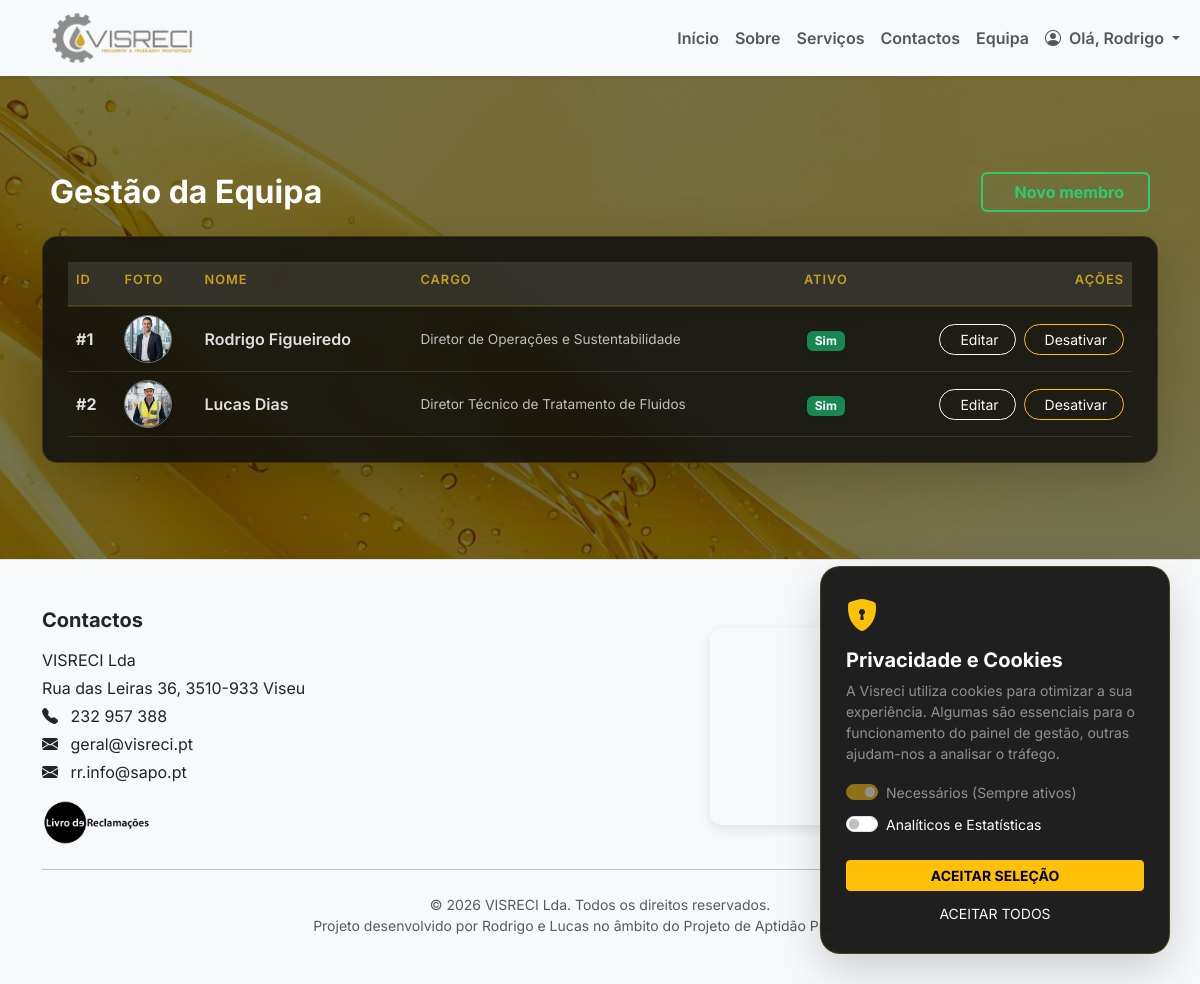
Page /admin/equipa (signed in) on the committed database.
### tables this page shows
CREATE TABLE equipa (id INTEGER PRIMARY KEY AUTOINCREMENT, nome TEXT, cargo TEXT, descricao TEXT, foto TEXT, ativo INTEGER DEFAULT 1, cargo_en TEXT, descricao_en TEXT);

### app.py (the view)
@app.route("/admin/equipa")
@login_required
def admin_equipa():
    conn = get_connection()
    membros = conn.execute("SELECT * FROM equipa ORDER BY id ASC").fetchall()
    conn.close()
    return render_template("admin_equipa.html", membros=membros)

### app.py (called while the page is built)
def get_connection():
    conn = sqlite3.connect("app.db", timeout=30)
    conn.row_factory = sqlite3.Row
    return conn

def login_required(view_func):
    @wraps(view_func)
    def wrapper(*args, **kwargs):
        if "user_id" not in session:
            return redirect(url_for("login"))
        return view_func(*args, **kwargs)
    return wrapper

@app.context_processor
def inject_translations():
    lang = session.get('lang', 'pt')
    return {
        'lang': lang,
        't': TRANSLATIONS.get(lang, TRANSLATIONS['pt'])
    }

### templates/admin_equipa.html (shortened to what this page needs)
{% extends "menu.html" %}
{% block content %}
<section class="py-5 mt-5">
    <div class="container">
        <div class="row align-items-center mb-4 px-2">
            <div class="col-sm-6 text-center text-sm-start">
                <h2 class="text-white fw-bold mb-0">Gestão da Equipa</h2>
            </div>
            <div class="col-sm-6 text-center text-sm-end mt-3 mt-sm-0">
                <a class="btn btn-outline-success border-2 fw-bold px-4" href="{{ url_for('admin_equipa_novo') }}">
                    Novo membro
                </a>
            </div>
        </div>
        <div class="table-glass on-dark p-4 shadow-lg">
            <div class="table-responsive">
                <table class="table align-middle mb-0 text-white">
                    <thead class="text-warning text-uppercase small" style="letter-spacing: 1px;">
                        <tr>
                            <th class="border-0 pb-3">ID</th>
                            <th class="border-0 pb-3">Foto</th>
                            <th class="border-0 pb-3">Nome</th>
                            <th class="border-0 pb-3">Cargo</th>
                            <th class="border-0 pb-3 text-center">Ativo</th>
                            <th class="border-0 pb-3 text-end">Ações</th>
                        </tr>
                    </thead>
                    <tbody>
                        {% if membros and membros|length > 0 %}
                        {% for m in membros %}
                        <tr class="border-bottom border-secondary border-opacity-25">
                            <td class="py-3 fw-bold">#{{ m["id"] }}</td>
                            <td style="width:80px;">
                                {% if m["foto"] %}
                                <img src="{{ url_for('static', filename='uploads/equipa/' + m['foto']) }}"
                                    class="rounded-circle shadow-sm border border-secondary"
                                    style="width:48px; height:48px; object-fit:cover;">
                                {% else %}
                                <div class="bg-secondary rounded-circle d-flex align-items-center justify-content-center"
                                    style="width:48px; height:48px; opacity:0.5;">
                                    <i class="fas fa-user text-white"></i>
                                </div>
                                {% endif %}
                            </td>
                            <td class="fw-semibold">{{ m["nome"] }}</td>
                            <td class="text-muted small-text">{{ m["cargo"] or "----" }}</td>
                            <td class="text-center">
                                {% if m["ativo"] == 1 %}
                                <span class="badge bg-success shadow-sm">Sim</span>
                                {% else %}
                                <span class="badge bg-secondary opacity-50">Não</span>
                                {% endif %}
                            </td>
                            <td class="text-end">
                                <div class="btn-group">
                                    <a class="btn btn-sm btn-outline-light rounded-pill px-3 me-2"
                                        href="{{ url_for('admin_equipa_editar', membro_id=m['id']) }}">
                                         Editar
                                    </a>
                                    <form method="POST" action="{{ url_for('admin_equipa_toggle', membro_id=m['id']) }}"
                                        style="display:inline"
                                        onsubmit="return confirm('Alterar estado deste membro?');">
                                        {% if m["ativo"] == 1 %}
                                        <button class="btn btn-sm btn-outline-warning rounded-pill px-3" type="submit">
                                             Desativar
                                        </button>
                                        {% else %}
                                        <button class="btn btn-sm btn-outline-success rounded-pill px-3" type="submit">
                                            <i class="fas fa-user-check me-1"></i> Ativar
                                        </button>
                                        {% endif %}
                                    </form>
                                </div>
                            </td>
                        </tr>
                        {% endfor %} {% endif %}
                    </tbody>
                </table>
            </div>
        </div>
    </div>
</section>
{% endblock %}

### CSS/style.css (style rules this page uses)
:root { --vis-accent: #ffc107; --vis-accent-hover: #e0a800; --vis-text: #f9fafb; --vis-muted: rgba(255, 255, 255, .72); --vis-glass: rgba(255, 255, 255, .12); --vis-glass-2: rgba(255, 255, 255, .08); --vis-glass-border: rgba(255, 255, 255, .18); --vis-shadow: 0 20px 60px rgba(0, 0, 0, .35); --vis-shadow-soft: 0 10px 30px rgba(0, 0, 0, .20); }
body { margin: 0; padding: 0; font-family: 'Inter', sans-serif; min-height: 100vh; background: none; }
body::before { content: ""; position: fixed; inset: 0; z-index: -1; background: linear-gradient(rgba(0, 0, 0, 0.25), rgba(0, 0, 0, 0.25)), url('../IMG/fundo.jpg') no-repeat center center; background-size: cover; backdrop-filter: blur(1.5px); -webkit-backdrop-filter: blur(1.5px); background-attachment: scroll; }
section { scroll-margin-top: 100px; }
.on-dark, .on-dark * { color: var(--vis-text); }
.on-dark .text-muted { color: var(--vis-muted) !important; }
.table-glass { background: rgba(0, 0, 0, .35); border: 1px solid rgba(255, 255, 255, .16); border-radius: 18px; overflow: hidden; }
.table-glass .table { --bs-table-bg: transparent; --bs-table-color: rgba(255, 255, 255, .86); --bs-table-border-color: rgba(255, 255, 255, .10); --bs-table-striped-bg: rgba(255, 255, 255, .06); --bs-table-hover-bg: rgba(255, 255, 255, .08); }
.table-glass thead { background: rgba(255, 255, 255, .10); }
.table-glass th { color: rgba(255, 255, 255, .92) !important; border-color: rgba(255, 255, 255, .14) !important; }
.table-glass td { color: rgba(255, 255, 255, .86) !important; border-color: rgba(255, 255, 255, .10) !important; }
.table-glass .text-muted, .table-glass .small, .table-glass small { color: rgba(255, 255, 255, .72) !important; }
.table-glass.on-dark { background: rgba(15, 15, 15, 0.85) !important; backdrop-filter: blur(12px); -webkit-backdrop-filter: blur(12px); border-radius: 15px; border: 1px solid rgba(197, 160, 33, 0.2); padding: 25px !important; }
.table thead th { color: #c5a021 !important; font-weight: 600; text-transform: uppercase; font-size: 0.8rem; border-bottom: 2px solid rgba(197, 160, 33, 0.2) !important; }
.small-text { color: rgba(255, 255, 255, 0.6) !important; }
.btn-outline-success { color: #2ecc71 !important; border-color: #2ecc71 !important; background: rgba(46, 204, 113, 0.05); transition: 0.3s; }
.small-text { color: rgba(255, 255, 255, 0.6) !important; font-size: 0.85rem; }

### templates/menu.html (style rules this page uses)
html, body { height: 100%; }
body { display: flex; flex-direction: column; }

### rows in the picture
equipa: id "1", foto (picture), nome "Rodrigo Figueiredo", cargo "Diretor de Operações e Sustentabilidade", ativo "Sim"
equipa: id "2", foto (picture), nome "Lucas Dias", cargo "Diretor Técnico de Tratamento de Fluidos", ativo "Sim"

### other values in the picture
{{ session.get("user_name") }} "Rodrigo"
